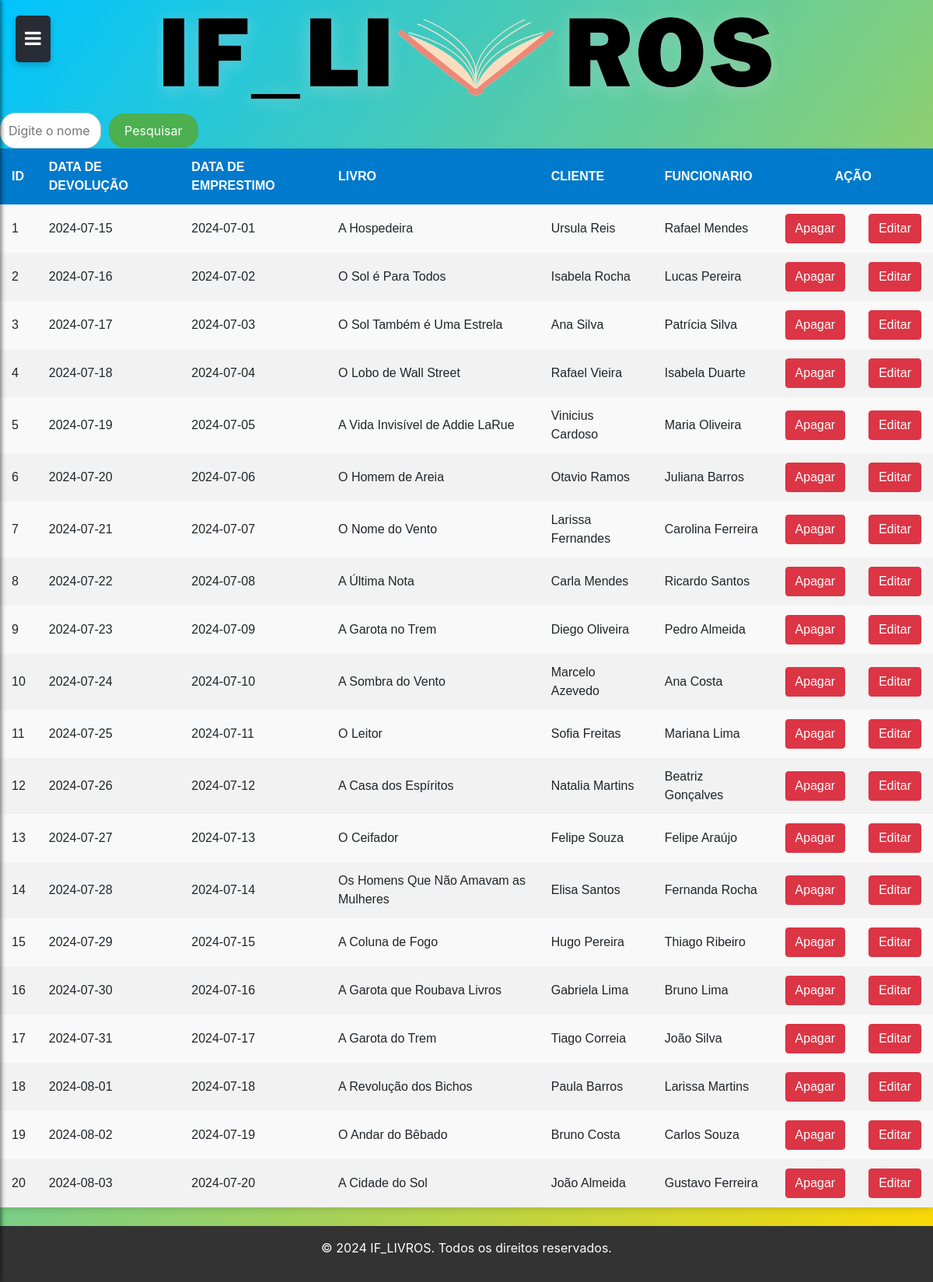
Screenshot of /listaemprestimo.php (signed in) with the database file from the repository.
### tables this page shows
CREATE TABLE IF NOT EXISTS `emprestimo` (
  `emprestimo` INT NOT NULL AUTO_INCREMENT,
  `data_de_devolucao` DATE NOT NULL,
  `data_de_emprestimo` DATE NOT NULL,
  `funcionario_idfuncionario` INT NOT NULL,
  `livro_idlivros` INT NOT NULL,
  `cliente_idcliente` INT NOT NULL,
  PRIMARY KEY (`emprestimo`),
  INDEX `fk_emprestimo_funcionario1_idx` (`funcionario_idfuncionario` ASC) VISIBLE,
  INDEX `fk_emprestimo_livro1_idx` (`livro_idlivros` ASC) VISIBLE,
  INDEX `fk_emprestimo_cliente1_idx` (`cliente_idcliente` ASC) VISIBLE,
  CONSTRAINT `fk_emprestimo_funcionario1`
    FOREIGN KEY (`funcionario_idfuncionario`)
    REFERENCES `funcionario` (`idfuncionario`)
    ON DELETE NO ACTION
    ON UPDATE NO ACTION,
  CONSTRAINT `fk_emprestimo_livro1`
    FOREIGN KEY (`livro_idlivros`)
    REFERENCES `livro` (`idlivros`)
    ON DELETE NO ACTION
    ON UPDATE NO ACTION,
  CONSTRAINT `fk_emprestimo_cliente1`
    FOREIGN KEY (`cliente_idcliente`)
    REFERENCES `cliente` (`idcliente`)
    ON DELETE NO ACTION
    ON UPDATE NO ACTION);

CREATE TABLE IF NOT EXISTS `livro` (
  `idlivros` INT NOT NULL AUTO_INCREMENT,
  `nome` VARCHAR(45) NOT NULL,
  `genero` VARCHAR(45) NOT NULL,
  `status` VARCHAR(45) NOT NULL,
  `autor` VARCHAR(45) NOT NULL,
  PRIMARY KEY (`idlivros`));

CREATE TABLE IF NOT EXISTS `cliente` (
  `idcliente` INT NOT NULL AUTO_INCREMENT,
  `nome` VARCHAR(100) NOT NULL,
  `cpf` VARCHAR(15) NOT NULL,
  `telefone` VARCHAR(20) NULL,
  `email` VARCHAR(100) NULL,
  `data_de_nascimento` DATE NOT NULL,
  PRIMARY KEY (`idcliente`));

CREATE TABLE IF NOT EXISTS `funcionario` (
  `idfuncionario` INT NOT NULL AUTO_INCREMENT,
  `nome` VARCHAR(45) NOT NULL,
  `cpf` VARCHAR(45) NOT NULL,
  `telefone` VARCHAR(45) NOT NULL,
  `data_de_nascimento` DATE NOT NULL,
  `funcao` VARCHAR(45) NOT NULL,
  PRIMARY KEY (`idfuncionario`));

### public/listaemprestimo.php (the view, shortened to what this page needs)
<?php
$valor = isset($_GET['valor']) ? $_GET['valor'] : '';
?>
<!DOCTYPE html>
<html lang="pt-br">
<head>
    <link rel="stylesheet" href="../public/css/styles.css">
    <link rel="stylesheet" href="../public/css/header.css">
    <link rel="stylesheet" href="https://cdnjs.cloudflare.com/ajax/libs/font-awesome/6.0.0-beta3/css/all.min.css">
    <link rel="stylesheet" href="https://maxcdn.bootstrapcdn.com/bootstrap/4.5.2/css/bootstrap.min.css">
    <link rel="stylesheet" href="https://cdnjs.cloudflare.com/ajax/libs/animate.css/4.1.1/animate.min.css" />
</head>
<body>
    <img src="../public/assets/logo.png" alt="logo do site" id="logo">
    <form action="listaemprestimo.php" method="get" class="form-pesquisa">
        <div class="search-wrapper">
            <input type="text" name="valor" id="valor" class="campo-pesquisa"
                value="<?php echo htmlspecialchars($valor); ?>"
                placeholder="Digite o nome ou a data de empréstimo para pesquisar">
        </div>
        <button type="submit" class="botao-pesquisa">Pesquisar</button>
    </form>
    <table>
        <thead>
            <tr>
                <th>ID</th>
                <th>DATA DE DEVOLUÇÃO</th>
                <th>DATA DE EMPRESTIMO</th>
                <th>LIVRO</th>
                <th>CLIENTE</th>
                <th>FUNCIONARIO</th>
                <th colspan="2" id="acao">AÇÃO</th>
            </tr>
        </thead>
        <tbody>
            <?php
            require_once "../controle/conexao.php";
            $sql = "SELECT
                        e.emprestimo,
                        e.data_de_devolucao,
                        e.data_de_emprestimo,
                        f.nome AS funcionario_nome,
                        l.nome AS livro_nome,
                        c.nome AS cliente_nome
                    FROM
                        emprestimo e
                    JOIN
                        funcionario f ON e.funcionario_idfuncionario = f.idfuncionario
                    JOIN
                        livro l ON e.livro_idlivros = l.idlivros
                    JOIN
                        cliente c ON e.cliente_idcliente = c.idcliente
                    WHERE
                        e.data_de_devolucao LIKE '%$valor%' OR l.nome LIKE '%$valor%'
                    ORDER BY
                        e.emprestimo ASC";
            $resultados = mysqli_query($conexao, $sql);
            if (mysqli_num_rows($resultados) == 0) {
                echo "<tr><td colspan='7'>Não foram encontrados resultados.</td></tr>";
            } else {
                while ($linha = mysqli_fetch_array($resultados)) {
                    $id = $linha['emprestimo'];
                    $data_de_devolucao = $linha['data_de_devolucao'];
                    $data_de_emprestimo = $linha['data_de_emprestimo'];
                    $livro_nome = $linha['livro_nome'];
                    $cliente_nome = $linha['cliente_nome'];
                    $funcionario_nome = $linha['funcionario_nome'];
                    echo "<tr>";
                    echo "<td>$id</td>";
                    echo "<td>$data_de_devolucao</td>";
                    echo "<td>$data_de_emprestimo</td>";
                    echo "<td>$livro_nome</td>";
                    echo "<td>$cliente_nome</td>";
                    echo "<td>$funcionario_nome</td>";
                    echo "<td><a href='../controle/deletar/deletar_emprestimo.php?id={$linha['emprestimo']}' class='btn btn-danger'>Apagar</a></td>";
                    echo "<td><a href='cadastro_emprestimo.php?id={$linha['emprestimo']}' class='btn btn-danger btn-bounce'>Editar</a></td>";
                    echo "</tr>";
                }
            }
            ?>
        </tbody>
    </table><br>
</body>
</html>

### public/css/styles.css (style rules this page uses)
body { font-family: Arial, sans-serif; background: linear-gradient(to bottom right, #00c4ff, #ffd900); margin: 0; padding: 0; color: #333; }
.form-pesquisa { display: flex; align-items: center; }
.campo-pesquisa { width: 130px; padding: 10px; border-radius: 20px; border: 1px solid #ccc; font-size: 16px; transition: width 0.4s ease-in-out; }
.botao-pesquisa { padding: 10px 20px; margin-left: 10px; border-radius: 20px; background-color: #4CAF50; color: white; border: none; cursor: pointer; }
#logo { max-height: 200px; display: flex; align-items: center; text-align: center; margin: auto; }
table { width: 100%; border-collapse: collapse; font-family: 'Poppins', sans-serif; background-color: #f9f9f9; box-shadow: 0 4px 8px rgba(0, 0, 0, 0.1); border-radius: 8px; }
thead { background-color: #007acc; color: white; font-weight: bold; text-transform: uppercase; }
th, td { padding: 12px 15px; border: none; text-align: left; }
tr:nth-child(even) { background-color: #f2f2f2; }
footer { background: #333; color: #fff; text-align: center; padding: 1rem; position: relative; bottom: 0; width: auto; }
#acao { text-align: center; }

### public/css/header.css (style rules this page uses)
.fa { color: white; }
.off-menu-btn { position: fixed; top: 20px; left: 20px; background-color: #282c34; color: white; border: none; padding: 12px; font-size: 24px; cursor: pointer; border-radius: 5px; box-shadow: 0 4px 8px rgba(0, 0, 0, 0.2); transition: 0.3s; }

### rows the page displays
emprestimo: emprestimo "1", data_de_devolucao "2024-07-15", data_de_emprestimo "2024-07-01", livro_idlivros.nome "A Hospedeira", cliente_idcliente.nome "Ursula Reis", funcionario_idfuncionario.nome "Rafael Mendes"
emprestimo: emprestimo "2", data_de_devolucao "2024-07-16", data_de_emprestimo "2024-07-02", livro_idlivros.nome "O Sol é Para Todos", cliente_idcliente.nome "Isabela Rocha", funcionario_idfuncionario.nome "Lucas Pereira"
emprestimo: emprestimo "3", data_de_devolucao "2024-07-17", data_de_emprestimo "2024-07-03", livro_idlivros.nome "O Sol Também é Uma Estrela", cliente_idcliente.nome "Ana Silva", funcionario_idfuncionario.nome "Patrícia Silva"
emprestimo: emprestimo "4", data_de_devolucao "2024-07-18", data_de_emprestimo "2024-07-04", livro_idlivros.nome "O Lobo de Wall Street", cliente_idcliente.nome "Rafael Vieira", funcionario_idfuncionario.nome "Isabela Duarte"
emprestimo: emprestimo "5", data_de_devolucao "2024-07-19", data_de_emprestimo "2024-07-05", livro_idlivros.nome "A Vida Invisível de Addie LaRue", cliente_idcliente.nome "Vinicius Cardoso", funcionario_idfuncionario.nome "Maria Oliveira"
emprestimo: emprestimo "6", data_de_devolucao "2024-07-20", data_de_emprestimo "2024-07-06", livro_idlivros.nome "O Homem de Areia", cliente_idcliente.nome "Otavio Ramos", funcionario_idfuncionario.nome "Juliana Barros"
emprestimo: emprestimo "7", data_de_devolucao "2024-07-21", data_de_emprestimo "2024-07-07", livro_idlivros.nome "O Nome do Vento", cliente_idcliente.nome "Larissa Fernandes", funcionario_idfuncionario.nome "Carolina Ferreira"
emprestimo: emprestimo "8", data_de_devolucao "2024-07-22", data_de_emprestimo "2024-07-08", livro_idlivros.nome "A Última Nota", cliente_idcliente.nome "Carla Mendes", funcionario_idfuncionario.nome "Ricardo Santos"
emprestimo: emprestimo "9", data_de_devolucao "2024-07-23", data_de_emprestimo "2024-07-09", livro_idlivros.nome "A Garota no Trem", cliente_idcliente.nome "Diego Oliveira", funcionario_idfuncionario.nome "Pedro Almeida"
emprestimo: emprestimo "10", data_de_devolucao "2024-07-24", data_de_emprestimo "2024-07-10", livro_idlivros.nome "A Sombra do Vento", cliente_idcliente.nome "Marcelo Azevedo", funcionario_idfuncionario.nome "Ana Costa"
emprestimo: emprestimo "11", data_de_devolucao "2024-07-25", data_de_emprestimo "2024-07-11", livro_idlivros.nome "O Leitor", cliente_idcliente.nome "Sofia Freitas", funcionario_idfuncionario.nome "Mariana Lima"
emprestimo: emprestimo "12", data_de_devolucao "2024-07-26", data_de_emprestimo "2024-07-12", livro_idlivros.nome "A Casa dos Espíritos", cliente_idcliente.nome "Natalia Martins", funcionario_idfuncionario.nome "Beatriz Gonçalves"
emprestimo: emprestimo "13", data_de_devolucao "2024-07-27", data_de_emprestimo "2024-07-13", livro_idlivros.nome "O Ceifador", cliente_idcliente.nome "Felipe Souza", funcionario_idfuncionario.nome "Felipe Araújo"
emprestimo: emprestimo "14", data_de_devolucao "2024-07-28", data_de_emprestimo "2024-07-14", livro_idlivros.nome "Os Homens Que Não Amavam as Mulheres", cliente_idcliente.nome "Elisa Santos", funcionario_idfuncionario.nome "Fernanda Rocha"
emprestimo: emprestimo "15", data_de_devolucao "2024-07-29", data_de_emprestimo "2024-07-15", livro_idlivros.nome "A Coluna de Fogo", cliente_idcliente.nome "Hugo Pereira", funcionario_idfuncionario.nome "Thiago Ribeiro"
emprestimo: emprestimo "16", data_de_devolucao "2024-07-30", data_de_emprestimo "2024-07-16", livro_idlivros.nome "A Garota que Roubava Livros", cliente_idcliente.nome "Gabriela Lima", funcionario_idfuncionario.nome "Bruno Lima"
emprestimo: emprestimo "17", data_de_devolucao "2024-07-31", data_de_emprestimo "2024-07-17", livro_idlivros.nome "A Garota do Trem", cliente_idcliente.nome "Tiago Correia", funcionario_idfuncionario.nome "João Silva"
emprestimo: emprestimo "18", data_de_devolucao "2024-08-01", data_de_emprestimo "2024-07-18", livro_idlivros.nome "A Revolução dos Bichos", cliente_idcliente.nome "Paula Barros", funcionario_idfuncionario.nome "Larissa Martins"
emprestimo: emprestimo "19", data_de_devolucao "2024-08-02", data_de_emprestimo "2024-07-19", livro_idlivros.nome "O Andar do Bêbado", cliente_idcliente.nome "Bruno Costa", funcionario_idfuncionario.nome "Carlos Souza"
emprestimo: emprestimo "20", data_de_devolucao "2024-08-03", data_de_emprestimo "2024-07-20", livro_idlivros.nome "A Cidade do Sol", cliente_idcliente.nome "João Almeida", funcionario_idfuncionario.nome "Gustavo Ferreira"
